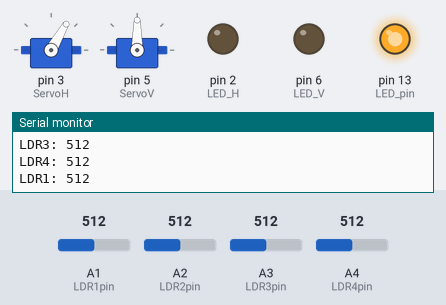
Simulated run of this sketch. Board: Arduino Uno, built with avr-gcc and run on an emulated ATmega328P. Parts: 2 × servo, output pins drawn as LEDs (lit = HIGH), the last lines printed to the serial monitor. The test bench sets the inputs (shaded band); at power-on: A1 (LDR1pin) = 512, A4 (LDR4pin) = 512, A2 (LDR2pin) = 512, A3 (LDR3pin) = 512.

Above: at 4.2 s.
4.3 s: A1 (LDR1pin) set to 600
5.8 s: A1 (LDR1pin) set to 629
At 5.96 s:
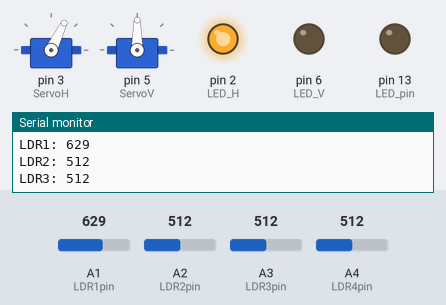
8.8 s: A4 (LDR4pin) set to 90
At 8.97 s:
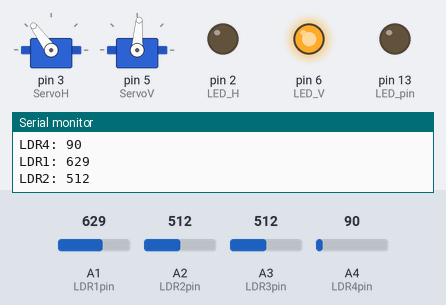
11.8 s: A2 (LDR2pin) set to 170
At 14.6 s:
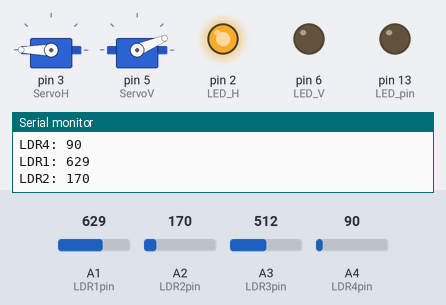
14.8 s: A3 (LDR3pin) set to 542
At 15.4 s:
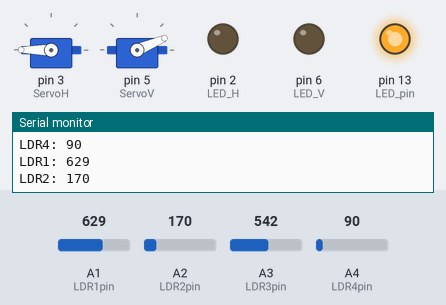
16.3 s: A4 (LDR4pin) set to 74
17.8 s: A4 (LDR4pin) set to 66
At 20.2 s:
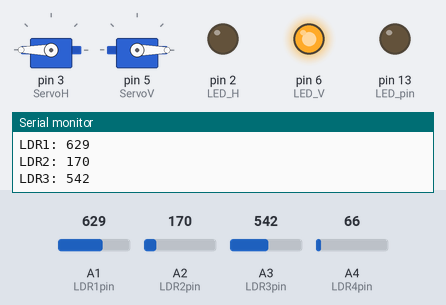
Timing chart, 0 to 21.7 s (numbered marks = the images above; inputs shaded):
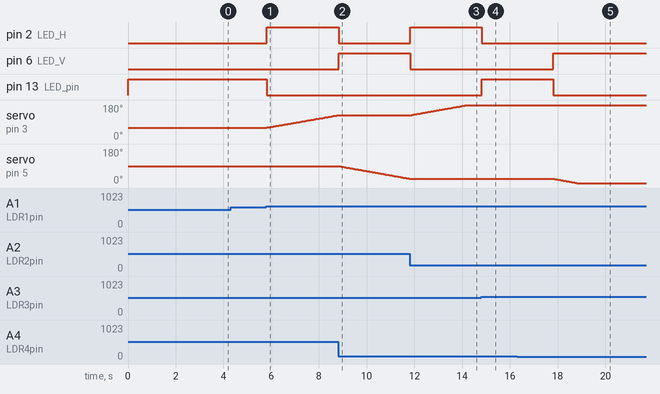

The sketch:

Solar_Tracker_Nano_Nuvi.ino
```cpp
// J. Ruben Garcia Villalobos
// Solar Tracker Project

// Libraries required
#include <Servo.h>
#include <math.h>

// Define variables and objects
// Servo related variables
Servo ServoH;         // Define Horizontal axis servo (180°)
Servo ServoV;         // Define Vertical axis servo (180°)
int servoAngleH = 0;  // Angle of Horizontal axis Servo
int servoAngleV = 0;  // Angle of Vertical axis Servo

// Declaring LDR related variables
int LDR1 = 0;
int LDR1pin = 1;  // Light Dependent Resistor 1 and Pin
int LDR2 = 0;
int LDR2pin = 2;  // Light Dependent Resistor 2 and Pin
int LDR3 = 0;
int LDR3pin = 3;  // Light Dependent Resistor 3 and Pin
int LDR4 = 0;
int LDR4pin = 4;          // Light Dependent Resistor 4 and Pin
int LDRH = 0;             // LDR 2 & 4 comparative
int LDRV = 0;             // LDR 1 & 3 comparative
int LDR_threshold = 100;  // Value difference when start to move
int Mov_Speed = 1;        // Speed at which the servos move (recommended 1)

// LED related variables
static const int LED_pin = 13;  // Board Integrated LED
int LED_H = 2;
int LED_V = 6;  // LED pins activated when servos are active

void setup() {
  // Default values and settings
  // Set serial port for communication
  Serial.begin(9600);  // Check information we want to display on digital monitor

  //Define Servo pins
  ServoH.attach(3);  // Digital pin 3 on board
  ServoV.attach(5);  // Digital pin 5 on board

  // Define if pins are Inputs or Outputs
  pinMode(LDR1pin, INPUT);
  pinMode(LDR2pin, INPUT);
  pinMode(LDR3pin, INPUT);
  pinMode(LDR4pin, INPUT);

  pinMode(LED_pin, OUTPUT);
  pinMode(LED_H, OUTPUT);
  pinMode(LED_V, OUTPUT);

  // Define default Servo's Angles
  servoAngleH = 60;
  servoAngleV = 90;
  ServoH.write(servoAngleH);
  ServoV.write(servoAngleV);

  digitalWrite(LED_pin, HIGH);
  delay(3000);
}

void loop() {

  // Read values from LDRs  0-4095
  LDR1 = analogRead(LDR1pin);
  LDR2 = analogRead(LDR2pin);
  LDR3 = analogRead(LDR3pin);
  LDR4 = analogRead(LDR4pin);
  // Print values on monitor
  Serial.print("LDR1: ");
  Serial.println(LDR1);
  Serial.print("LDR2: ");
  Serial.println(LDR2);
  Serial.print("LDR3: ");
  Serial.println(LDR3);
  Serial.print("LDR4: ");
  Serial.println(LDR4);

  // LDR array comparative to define movement in H horizontal and V vertical axis
  LDRH = abs(LDR1 - LDR3);
  LDRV = abs(LDR2 - LDR4);

  // Builtin LED will be off when working / on when idle
  if (LDRV > LDR_threshold || LDRH > LDR_threshold) {
    digitalWrite(LED_pin, LOW);

    // When one or both of the array comparatives is bigger than the threshold, start the servo's movement
    // The LDR with the biggest difference starts to move first
    if (LDRV > LDRH) {
      digitalWrite(LED_V, HIGH);
      digitalWrite(LED_H, LOW);
      if (LDR2 > LDR4 & servoAngleH < 90 & servoAngleV < 180) {
        servoAngleV = servoAngleV + Mov_Speed;
        ServoV.write(servoAngleV);
      }
      if (LDR2 < LDR4 & servoAngleH< 90 & servoAngleV > 0) {
        servoAngleV = servoAngleV - Mov_Speed;
        ServoV.write(servoAngleV);
      }
      // When Horizontal axis angle is more than 90, Vertical axis rotation is inverted
      if (LDR2 > LDR4 & servoAngleH >= 90 & servoAngleV > 0) {
        servoAngleV = servoAngleV - Mov_Speed;
        ServoV.write(servoAngleV);
      }
      if (LDR2 < LDR4 & servoAngleH >= 90 & servoAngleV < 180) {
        servoAngleV = servoAngleV + Mov_Speed;
        ServoV.write(servoAngleV);
      }
    }
    if (LDRV < LDRH) {
      digitalWrite(LED_H, HIGH);
      digitalWrite(LED_V, LOW);
      if (LDR1 > LDR3 & servoAngleH < 180) {
        servoAngleH = servoAngleH + Mov_Speed;
        ServoH.write(servoAngleH);
      }
      if (LDR1< LDR3 & servoAngleH > 0) {
        servoAngleH = servoAngleH - Mov_Speed;
        ServoH.write(servoAngleH);
      }
    }
  }
  // Builtin LED turns off when not working
  if (LDRV < LDR_threshold & LDRH < LDR_threshold) {
    digitalWrite(LED_pin, HIGH);
    digitalWrite(LED_H, LOW);
    digitalWrite(LED_V, LOW);
  }

  delay(30);
}
```

Measured:
- the behaviour switches between 612 and 613 on A1 (LDR1pin) (found by bisection; images 0 and 1)
- the behaviour switches between 529 and 530 on A3 (LDR3pin) (found by bisection; images 3 and 4)
- the behaviour switches between 70 and 69 on A4 (LDR4pin) (found by bisection; images 4 and 5)
- after the input at 5.8 s, pin 2 (LED_H): LOW → HIGH at once; pin 13 (LED_pin): HIGH → LOW at once; servo on pin 3 (ServoH): moves from 60° to 126° over 3.0 s, starting at once
- after the input at 8.8 s, pin 2 (LED_H): HIGH → LOW at once; pin 6 (LED_V): LOW → HIGH at once; servo on pin 3 (ServoH): stays 126° (without the input it goes to 127° after 0.04 s); servo on pin 5 (ServoV): moves from 90° to 23° over 3.0 s, starting at once
- after the input at 11.8 s, pin 2 (LED_H): LOW → HIGH at once; pin 6 (LED_V): HIGH → LOW at once; servo on pin 3 (ServoH): moves from 126° to 180° over 2.4 s, starting at once; servo on pin 5 (ServoV): stays 23° (without the input it goes to 22° after 0.03 s)
- after the input at 14.8 s, pin 2 (LED_H): HIGH → LOW at once; pin 13 (LED_pin): LOW → HIGH at once
- after the input at 17.8 s, pin 6 (LED_V): LOW → HIGH at once; pin 13 (LED_pin): HIGH → LOW at once; servo on pin 5 (ServoV): moves from 23° to 0° over 0.98 s, starting at once
